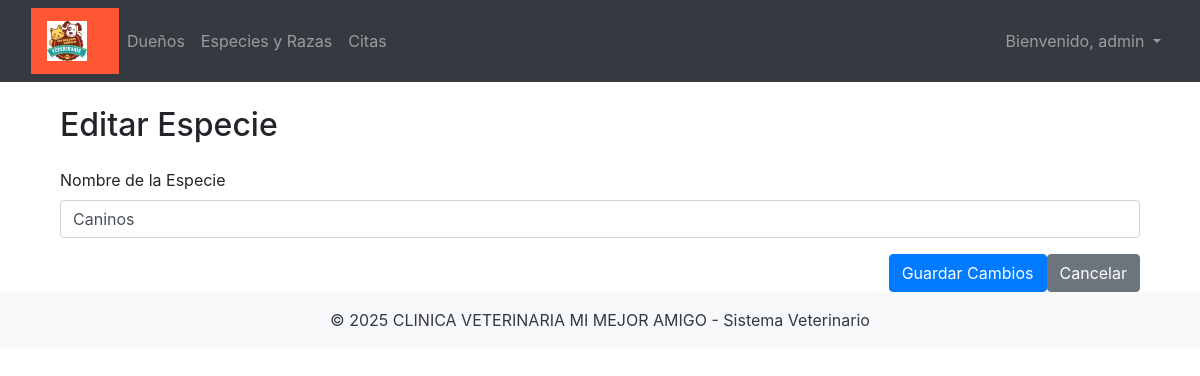
/species/edit/3 (signed in), run on the app's committed database.
### app/models/config.py (models this page shows)
class ClinicConfig(db.Model):
    __tablename__ = 'clinic_config'
    id = db.Column(db.Integer, primary_key=True)
    clinic_name = db.Column(db.String(100), nullable=False)
    logo_url = db.Column(db.String(255), nullable=True)
    primary_color = db.Column(db.String(7), nullable=True)
    secondary_color = db.Column(db.String(7), nullable=True)
    welcome_message = db.Column(db.String(255), nullable=True)

### app/models/user.py (models this page shows, shortened)
class User(UserMixin, db.Model):
    id = db.Column(db.Integer, primary_key=True)
    username = db.Column(db.String(64), unique=True, nullable=False)
    email = db.Column(db.String(120), unique=True, nullable=False)
    password_hash = db.Column(db.String(128), nullable=False)
    role = db.Column(db.String(20), nullable=False, default='asistente')  # Por defecto, rol "asistente"

### app/models/species.py (models this page shows, shortened)
class Species(db.Model):
    id = db.Column(db.Integer, primary_key=True)
    name = db.Column(db.String(50), unique=True, nullable=False)
    breeds = db.relationship('Breed', backref='species', lazy=True, cascade="all, delete-orphan")

### app/routes.py (the view)
@main.route('/species/edit/<int:species_id>', methods=['GET', 'POST'])
@login_required
def edit_species(species_id):
    species = Species.query.get_or_404(species_id)
    form = SpeciesForm(obj=species)
    if form.validate_on_submit():
        form.populate_obj(species)
        db.session.commit()
        flash('Especie actualizada correctamente.', 'success')
        return redirect(url_for('main.list_species'))
    return render_template('edit_species.html', form=form, title="Editar Especie", species=species)

### app/forms.py
class SpeciesForm(FlaskForm):
    name = StringField('Nombre', validators=[DataRequired(), Length(max=50)])
    submit = SubmitField('Guardar')

### app/__init__.py (called while the page is built)
@login_manager.user_loader
def load_user(user_id):
    from app.models.user import User
    return User.query.get(int(user_id))

def create_app():
    app = Flask(__name__)
    app.config.from_object('config.Config')
    db.init_app(app)
    login_manager.init_app(app)
    mail.init_app(app)
    migrate.init_app(app, db)
    from app.models.config import ClinicConfig
    from app.routes import main
    app.register_blueprint(main)
    from app.auth.routes import auth
    app.register_blueprint(auth, url_prefix='/auth')
    @app.context_processor
    def inject_clinic_config():
        config = ClinicConfig.query.first()
        return dict(config=config)
    return app

### app/templates/edit_species.html (shortened to what this page needs)
{% extends "base.html" %}
{% block content %}
<div class="container">
    <h2 class="my-4">Editar Especie</h2>
    <form method="POST" class="needs-validation" novalidate>
        <div class="mb-3">
            <label for="name" class="form-label">Nombre de la Especie</label>
            {{ form.name(class="form-control", id="name", required=True) }}
        </div>
        <div class="d-flex justify-content-end">
            <button type="submit" class="btn btn-primary me-2">Guardar Cambios</button>
            <a href="{{ url_for('main.list_species') }}" class="btn btn-secondary">Cancelar</a>
        </div>
    </form>
</div>
{% endblock %}

### app/templates/base.html (shortened to what this page needs)
<!DOCTYPE html>
<html lang="es">
<head>
  <link rel="stylesheet" href="{{ url_for('static', filename='css/bootstrap.min.css') }}">
  <link rel="stylesheet" href="{{ url_for('static', filename='css/intlTelInput.min.css') }}">
</head>
<body>
<nav class="navbar navbar-expand-lg navbar-dark bg-dark">
	<div class="container-fluid">
    <nav class="navbar" style="background-color: {{ config.primary_color }};">
		<a class="navbar-brand" href="/">
			<img src="{{ config.logo_url }}" alt="Logo" height="40">
		</a>
	</nav>
    <div class="collapse navbar-collapse justify-content-between" id="navbarNav">
      <ul class="navbar-nav">
        <li class="nav-item">
          <a class="nav-link" href="{{ url_for('main.list_owners') }}">Dueños</a>
        </li>
        <li class="nav-item">
          <a class="nav-link" href="{{ url_for('main.list_species') }}">Especies y Razas</a>
        </li>
        <li class="nav-item">
          <a class="nav-link" href="{{ url_for('main.appointments') }}">Citas</a>
        </li>
      </ul>
      <ul class="navbar-nav">
        {% if current_user.is_authenticated %}
        <li class="nav-item dropdown">
          <a class="nav-link dropdown-toggle" href="#" id="userDropdown" role="button" data-bs-toggle="dropdown"
            aria-expanded="false">
            Bienvenido, {{ current_user.username }}
          </a>
        </li>
        {% else %}
        <li class="nav-item">
          <a class="nav-link" href="{{ url_for('auth.login') }}">Iniciar Sesión</a>
        </li>
        {% endif %}
      </ul>
    </div>
  </div>
</nav>
  <div class="container mt-4 flex-grow-1">
    {% block content %}{% endblock %}
  </div>
  <footer class="bg-light text-center text-dark py-3">
    <p class="mb-0">© 2025 {{ config.clinic_name }} - Sistema Veterinario</p>
  </footer>
</body>
</html>

### data on the page
ClinicConfig: logo_url (picture), clinic_name "CLINICA VETERINARIA MI MEJOR AMIGO"
User: username "admin"
Species: name "Caninos"
